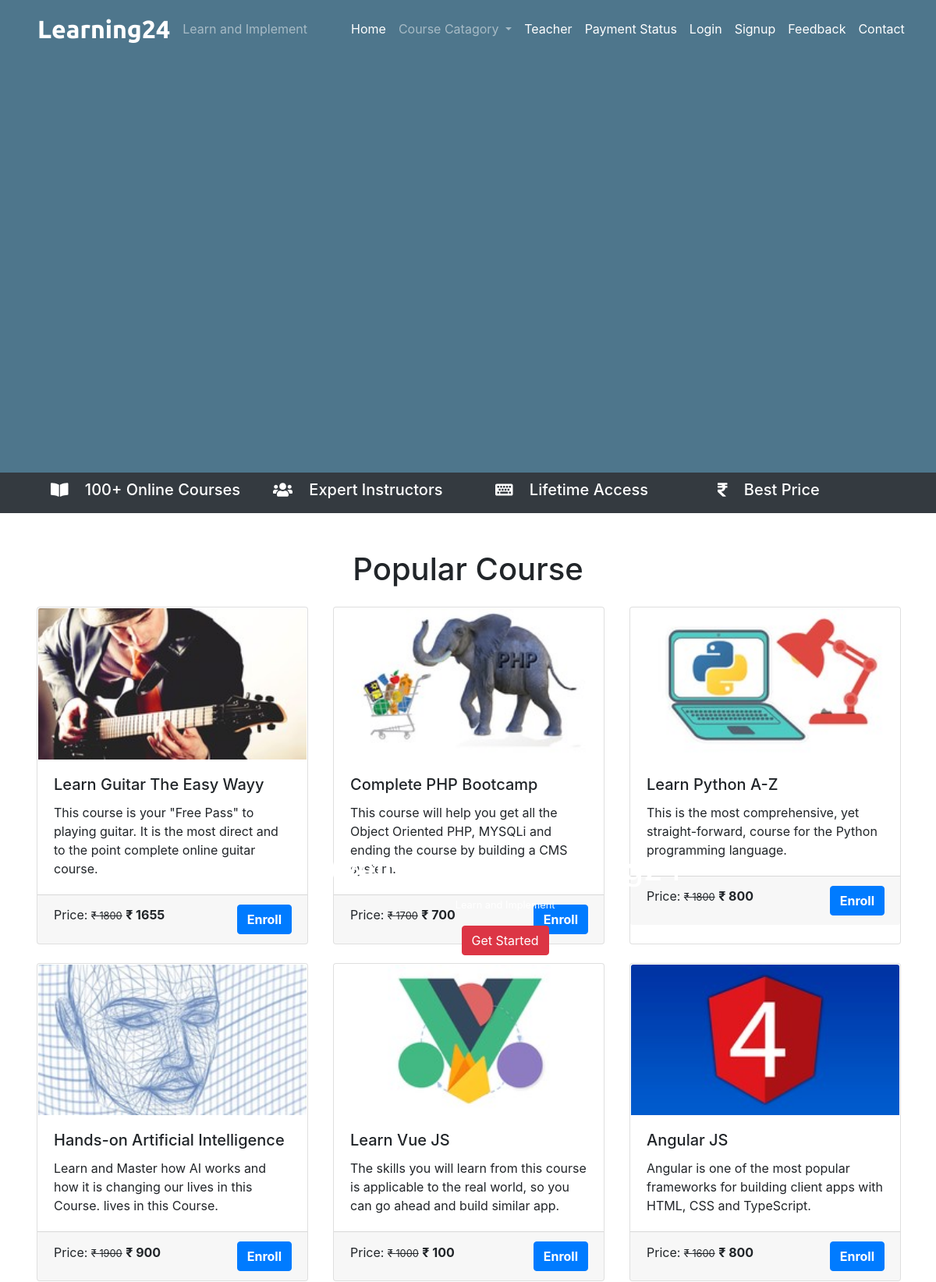
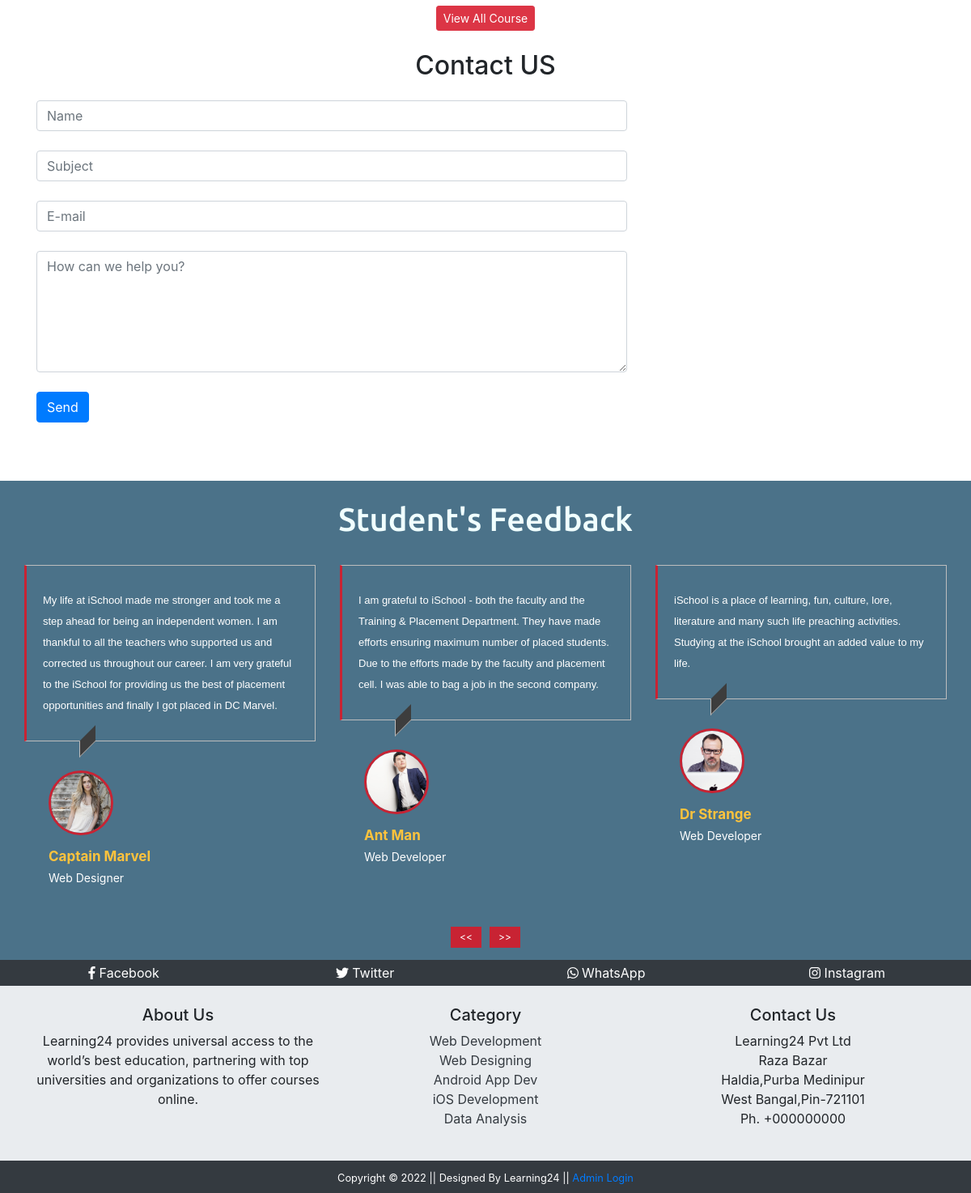
The page / on the database its author committed (2 pictures, top to bottom).
### tables this page shows
CREATE TABLE `course` (
  `course_id` int(11) NOT NULL,
  `course_name` text NOT NULL,
  `course_desc` text NOT NULL,
  `course_img` text NOT NULL,
  `course_duration` text NOT NULL,
  `course_price` int(11) NOT NULL,
  `course_original_price` int(11) NOT NULL,
  `categoryId` int(20) NOT NULL,
  `tea_id` int(11) NOT NULL
);

CREATE TABLE `feedback` (
  `f_id` int(11) NOT NULL,
  `f_content` text NOT NULL,
  `stu_id` int(11) NOT NULL
);

CREATE TABLE `student` (
  `stu_id` int(11) NOT NULL,
  `stu_name` varchar(255) NOT NULL,
  `stu_email` varchar(255) NOT NULL,
  `stu_pass` varchar(255) NOT NULL,
  `stu_occ` varchar(255) NOT NULL,
  `stu_img` text NOT NULL
);

### index.php (the view, shortened to what this page needs)
<?php
  include('./mainInclude/header.php');
?>
    <div class="container-fluid remove-vid-marg">
      <div class="vid-parent">
        <div class="vid-overlay"></div>
      </div>
      <div class="vid-content" >
        <h1 class="my-content">Welcome to Learning24</h1>
        <small class="my-content">Learn and Implement</small><br />
        <?php
              if(!isset($_SESSION['is_login'])){
                echo '<a class="btn btn-danger mt-3" href="#" data-toggle="modal" data-target="#stuRegModalCenter">Get Started</a>';
              } else {
                echo '<a class="btn btn-primary mt-3" href="student/studentProfile.php">My Profile</a>';
              }
          ?>
      </div>
    </div>
    <div class="container-fluid bg-dark txt-banner">
        <div class="row bottom-banner">
          <div class="col-sm">
            <h5> <i class="fas fa-book-open mr-3"></i> 100+ Online Courses</h5>
          </div>
          <div class="col-sm">
            <h5><i class="fas fa-users mr-3"></i> Expert Instructors</h5>
          </div>
          <div class="col-sm">
            <h5><i class="fas fa-keyboard mr-3"></i> Lifetime Access</h5>
          </div>
          <div class="col-sm">
            <h5><i class="fas fa-rupee-sign mr-3"></i> Best Price</h5>
          </div>
        </div>
    </div>
    <div class="container mt-5">
      <h1 class="text-center">Popular Course</h1>
      <div class="card-deck mt-4">
        <?php
        $sql = "SELECT * FROM course LIMIT 3";
        $result = $conn->query($sql);
        if($result->num_rows > 0){
          while($row = $result->fetch_assoc()){
            $course_id = $row['course_id'];
            echo '
            <a href="coursedetails.php?course_id='.$course_id.'" class="btn" style="text-align: left; padding:0px; margin:0px;">
              <div class="card">
                <img src="'.str_replace('..', '.', $row['course_img']).'" class="card-img-top" alt="Guitar" />
                <div class="card-body">
                  <h5 class="card-title">'.$row['course_name'].'</h5>
                  <p class="card-text">'.$row['course_desc'].'</p>
                </div>
                <div class="card-footer">
                  <p class="card-text d-inline">Price: <small><del>&#8377 '.$row['course_original_price'].'</del></small> <span class="font-weight-bolder">&#8377 '.$row['course_price'].'<span></p> <a class="btn btn-primary text-white font-weight-bolder float-right" href="coursedetails.php?course_id='.$course_id.'">Enroll</a>
                </div>
              </div>
            </a>  ';
          }
        }
        ?>
      </div>
      <div class="card-deck mt-4">
        <?php
          $sql = "SELECT * FROM course LIMIT 3,3";
          $result = $conn->query($sql);
          if($result->num_rows > 0){
            while($row = $result->fetch_assoc()){
              $course_id = $row['course_id'];
              echo '
                <a href="coursedetails.php?course_id='.$course_id.'"  class="btn" style="text-align: left; padding:0px;">
                  <div class="card">
                    <img src="'.str_replace('..', '.', $row['course_img']).'" class="card-img-top" alt="Guitar" />
                    <div class="card-body">
                      <h5 class="card-title">'.$row['course_name'].'</h5>
                      <p class="card-text">'.$row['course_desc'].'</p>
                    </div>
                    <div class="card-footer">
                      <p class="card-text d-inline">Price: <small><del>&#8377 '.$row['course_original_price'].'</del></small> <span class="font-weight-bolder">&#8377 '.$row['course_price'].'<span></p> <a class="btn btn-primary text-white font-weight-bolder float-right" href="#">Enroll</a>
                    </div>
                  </div>
                </a>  ';
            }
          }
        ?>
      </div>
      <div class="text-center m-2">
        <a class="btn btn-danger btn-sm" href="courses.php">View All Course</a>
      </div>
    </div>
    <?php
    include('./contact.php');
    ?>
      <div class="container-fluid mt-5" style="background-color: #4B7289" id="Feedback">
        <h1 class="text-center testyheading p-4"> Student's Feedback </h1>
        <div class="row">
          <div class="col-md-12">
            <div id="testimonial-slider" class="owl-carousel">
            <?php
              $sql = "SELECT s.stu_name, s.stu_occ, s.stu_img, f.f_content FROM student AS s JOIN feedback AS f ON s.stu_id = f.stu_id";
              $result = $conn->query($sql);
              if($result->num_rows > 0) {
                while($row = $result->fetch_assoc()){
                  $s_img = $row['stu_img'];
                  $n_img = str_replace('../','',$s_img)
            ?>
              <div class="testimonial">
                <p class="description">
                <?php echo $row['f_content'];?>
                </p>
                <div class="pic">
                  <img src="<?php echo $n_img; ?>" alt=""/>
                </div>
                <div class="testimonial-prof">
                  <h4><?php echo $row['stu_name']; ?></h4>
                  <small><?php echo $row['stu_occ']; ?></small>
                </div>
              </div>
              <?php }} ?>
            </div>
          </div>
        </div>
    </div>
    <div class="container-fluid bg-dark">
        <div class="row text-white text-center p-1">
          <div class="col-sm">
            <a class="text-white social-hover" href="#"><i class="fab fa-facebook-f"></i> Facebook</a>
          </div>
          <div class="col-sm">
            <a class="text-white social-hover" href="#"><i class="fab fa-twitter"></i> Twitter</a>
          </div>
          <div class="col-sm">
            <a class="text-white social-hover" href="#"><i class="fab fa-whatsapp"></i> WhatsApp</a>
          </div>
          <div class="col-sm">
            <a class="text-white social-hover" href="#"><i class="fab fa-instagram"></i> Instagram</a>
          </div>
        </div>
    </div>
    <div class="container-fluid p-4" style="background-color:#E9ECEF">
      <div class="container" style="background-color:#E9ECEF">
        <div class="row text-center">
          <div class="col-sm">
            <h5>About Us</h5>
              <p>Learning24 provides universal access to the world’s best education, partnering with top universities and organizations to offer courses online.</p>
          </div>
          <div class="col-sm">
            <h5>Category</h5>
            <a class="text-dark" href="#">Web Development</a><br />
            <a class="text-dark" href="#">Web Designing</a><br />
            <a class="text-dark" href="#">Android App Dev</a><br />
            <a class="text-dark" href="#">iOS Development</a><br />
            <a class="text-dark" href="#">Data Analysis</a><br />
          </div>
          <div class="col-sm">
            <h5>Contact Us</h5>
            <p>Learning24 Pvt Ltd <br> Raza Bazar <br> Haldia,Purba Medinipur<br>West Bangal,Pin-721101<br> Ph. +000000000 </p>
          </div>
        </div>
      </div>
    </div>
  <?php
    include('./mainInclude/footer.php');
  ?>

### mainInclude/header.php (shortened to what this page needs)
<!DOCTYPE html>
<html lang="en">
  <head>
    <link rel="stylesheet" type="text/css" href="css/bootstrap.min.css">
    <link rel="stylesheet" type="text/css" href="css/all.min.css">
    <link rel="stylesheet" type="text/css" href="css/owl.min.css">
    <link rel="stylesheet" type="text/css" href="css/owl.theme.min.css">
    <link rel="stylesheet" type="text/css" href="css/testyslider.css">
    <link rel="stylesheet" type="text/css" href="./css/style.css" />
  </head>
  <body>
    <nav class="navbar navbar-expand-sm navbar-dark pl-5 fixed-top">
      <a href="index.php" class="navbar-brand">Learning24</a>
      <span class="navbar-text">Learn and Implement</span>
      <div class="collapse navbar-collapse" id="myMenu">
        <ul class="navbar-nav pl-5 custom-nav">
          <li class="nav-item custom-nav-item"><a href="index.php" class="nav-link">Home</a></li>
          <li class="nav-item dropdown">
          <a class="nav-link dropdown-toggle" href="#" id="navbarDropdownMenuLink" data-toggle="dropdown" aria-haspopup="true" aria-expanded="false">
            Course Catagory
          </a>
        </li>
          <li class="nav-item custom-nav-item"><a href="teacher.php" class="nav-link">Teacher</a></li>
          <li class="nav-item custom-nav-item"><a href="paymentstatus.php" class="nav-link">Payment Status</a></li>
          <?php
              if (isset($_SESSION['is_login'])){
                echo '<li class="nav-item custom-nav-item"><a href="student/studentProfile.php" class="nav-link">My Profile</a></li> <li class="nav-item custom-nav-item"><a href="Student\stulogout.php" class="nav-link">Logout</a></li>';
              } else {
                echo '<li class="nav-item custom-nav-item"><a href="#login" class="nav-link" data-toggle="modal" data-target="#stuLoginModalCenter">Login</a></li> <li class="nav-item custom-nav-item"><a href="#signup" class="nav-link" data-toggle="modal" data-target="#stuRegModalCenter">Signup</a></li>';
              }
          ?>
          <li class="nav-item custom-nav-item"><a href="#Feedback" class="nav-link">Feedback</a></li>
          <li class="nav-item custom-nav-item"><a href="#Contact" class="nav-link">Contact</a></li>
        </ul>
      </div>
    </nav>

### contact.php
<div class="container mt-4" id="Contact">
      <h2 class="text-center mb-4">Contact US</h2>
      <div class="row">
        <div class="col-md-8">
          <form action="" method="post">
            <input type="text" class="form-control" name="name" placeholder="Name"><br>
            <input type="text" class="form-control" name="subject" placeholder="Subject"><br>
            <input type="email" class="form-control" name="email" placeholder="E-mail"><br>
            <textarea class="form-control" name="message" placeholder="How can we help you?" style="height:150px;"></textarea><br>
            <input class="btn btn-primary" type="submit" value="Send" name="submit"><br><br>
          </form>
        </div>
      </div>
    </div>

### mainInclude/footer.php (shortened to what this page needs)
 <footer class="container-fluid bg-dark text-center p-2">
    <small class="text-white">Copyright &copy; 2022 || Designed By Learning24 || <?php
          if (isset($_SESSION['is_admin_login'])){
            echo '<a href="admin/adminDashboard.php"> Admin Dashboard</a> <a href="logout.php">Logout</a>';
          }else {
            echo '<a href="#login" data-toggle="modal" data-target="#adminLoginModalCenter"> Admin Login</a>';
          }
    ?>
  </small>
 </footer>
  </body>
</html>

### css/testyslider.css (style rules this page uses)
.testyheading { font-family: "Ubuntu", sans-serif; color: azure; }
.testimonial { margin: 0 15px; overflow: hidden; }
.testimonial .description { font-family: Arial, Helvetica, sans-serif; position: relative; font-size: 13px; line-height: 26px; color: #fff; padding: 30px 20px; border: 1px solid rgb(189, 189, 189); border-left: 3px solid #c82333; }
.testimonial .description:after { content: ""; width: 20px; height: 20px; background: #3d3d3d; border-bottom: 1px solid rgb(189, 189, 189); border-left: 1px solid rgb(189, 189, 189); position: absolute; bottom: -11px; left: 65px; transform: skewY(-45deg); }
.testimonial .pic { width: 80px; height: 80px; border-radius: 50%; overflow: hidden; margin: 20px 30px 10px; display: inline-block; border: 3px solid #c82333; }
.testimonial .pic img { width: 100%; height: 100%; object-fit: cover; }
.testimonial .testimonial-prof { text-transform: capitalize; margin: 0 30px; }
.testimonial .testimonial-prof h4 { color: #ffc33c; display: block; font-size: 17px; font-weight: bold; margin: 0 0 5px 0; }
.testimonial .testimonial-prof small { display: block; font-size: 14px; color: #fff; }

### css/style.css (style rules this page uses)
.navbar-brand { font-family: "Ubuntu", sans-serif; font-size: 2em; font-weight: bold; color: #fff; }
.custom-nav .custom-nav-item a { color: #fff !important; }
.remove-vid-marg { margin: 0px; padding: 0px; }
.vid-parent { position: relative; }
.vid-overlay { position: absolute; top: 0; left: 0; height: 100%; width: 100%; background-color: #225470; z-index: 1; opacity: 0.8; }
.vid-content { color: #fff; position: absolute; top: 35%; left: 35%; z-index: 2; text-align: center; }
.bottom-banner { color: #fff; padding: 10px; }
.bottom-banner:first-child { padding-left: 50px; }

### rows shown on the page
course: course_img (picture), course_name "Learn Guitar The Easy Wayy", course_desc "This course is your \"Free Pass\" to playing guitar. It is the most direct and to the point complete online guitar course.", course_original_price "1800", course_price "1655"
course: course_img (picture), course_name "Complete PHP Bootcamp", course_desc "This course will help you get all the Object Oriented PHP, MYSQLi and ending the course by building a CMS system.", course_original_price "1700", course_price "700"
course: course_img (picture), course_name "Learn Python A-Z", course_desc "This is the most comprehensive, yet straight-forward, course for the Python programming language.", course_original_price "1800", course_price "800"
course: course_img (picture), course_name "Hands-on Artificial Intelligence", course_desc "Learn and Master how AI works and how it is changing our lives in this Course. lives in this Course.", course_original_price "1900", course_price "900"
course: course_img (picture), course_name "Learn Vue JS", course_desc "The skills you will learn from this course is applicable to the real world, so you can go ahead and build similar app.", course_original_price "1000", course_price "100"
course: course_img (picture), course_name "Angular JS", course_desc "Angular is one of the most popular frameworks for building client apps with HTML, CSS and TypeScript.", course_original_price "1600", course_price "800"
feedback: f_content "My life at iSchool made me stronger and took me a step ahead for being an independent women. I am thankful to all the teachers who supported us and corrected us throughout our career. I am very grateful to the iSchool for providing us the best of placement opportunities and finally I got placed in DC Marvel.", stu.stu_img (picture), stu.stu_name "Captain Marvel", stu.stu_occ "Web Designer"
feedback: f_content "I am grateful to iSchool - both the faculty and the Training & Placement Department. They have made efforts ensuring maximum number of placed students. Due to the efforts made by the faculty and placement cell. I was able to bag a job in the second company.", stu.stu_img (picture), stu.stu_name "Ant Man", stu.stu_occ "Web Developer"
feedback: f_content "iSchool is a place of learning, fun, culture, lore, literature and many such life preaching activities. Studying at the iSchool brought an added value to my life.", stu.stu_img (picture), stu.stu_name "Dr Strange", stu.stu_occ "Web Developer"
